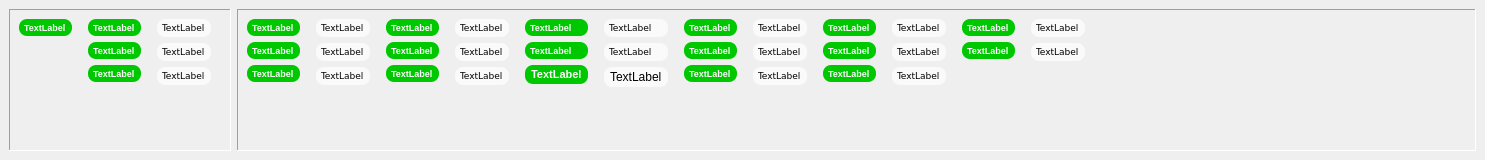
<?xml version="1.0" encoding="UTF-8"?>
<ui version="4.0">
 <class>DockResults</class>
 <widget class="QDockWidget" name="DockResults">
  <property name="geometry">
   <rect>
    <x>0</x>
    <y>0</y>
    <width>1485</width>
    <height>160</height>
   </rect>
  </property>
  <property name="sizePolicy">
   <sizepolicy hsizetype="Expanding" vsizetype="Expanding">
    <horstretch>0</horstretch>
    <verstretch>0</verstretch>
   </sizepolicy>
  </property>
  <property name="minimumSize">
   <size>
    <width>405</width>
    <height>100</height>
   </size>
  </property>
  <property name="maximumSize">
   <size>
    <width>524287</width>
    <height>524287</height>
   </size>
  </property>
  <property name="font">
   <font>
    <pointsize>7</pointsize>
   </font>
  </property>
  <property name="layoutDirection">
   <enum>Qt::LeftToRight</enum>
  </property>
  <property name="autoFillBackground">
   <bool>true</bool>
  </property>
  <property name="styleSheet">
   <string notr="true"/>
  </property>
  <property name="windowFilePath">
   <string notr="true"/>
  </property>
  <property name="allowedAreas">
   <set>Qt::BottomDockWidgetArea|Qt::TopDockWidgetArea</set>
  </property>
  <property name="windowTitle">
   <string>Valutazione effetti sull'occhio</string>
  </property>
  <widget class="QWidget" name="dockWidgetContents">
   <layout class="QGridLayout" name="gridLayout_3">
    <item row="0" column="0">
     <widget class="QFrame" name="conditionsFrame">
      <property name="frameShape">
       <enum>QFrame::Panel</enum>
      </property>
      <property name="frameShadow">
       <enum>QFrame::Sunken</enum>
      </property>
      <layout class="QGridLayout" name="gridLayout">
       <item row="0" column="0">
        <widget class="QLabel" name="conditions_Label">
         <property name="font">
          <font>
           <pointsize>7</pointsize>
           <weight>75</weight>
           <bold>true</bold>
          </font>
         </property>
         <property name="styleSheet">
          <string notr="true">QLabel {background-color: #00c800}
QLabel {color: #fafafa}
QLabel {border: 0px solid grey}
QLabel {border-radius: 8px}
QLabel {padding: 3px}
QLabel {margin-right: 10px}</string>
         </property>
         <property name="text">
          <string>TextLabel</string>
         </property>
        </widget>
       </item>
       <item row="1" column="0">
        <spacer name="verticalSpacer_11">
         <property name="orientation">
          <enum>Qt::Vertical</enum>
         </property>
         <property name="sizeHint" stdset="0">
          <size>
           <width>20</width>
           <height>32</height>
          </size>
         </property>
        </spacer>
       </item>
       <item row="0" column="2" rowspan="2">
        <layout class="QVBoxLayout" name="verticalLayout_22">
         <item>
          <widget class="QLabel" name="EMP_1st_Label">
           <property name="font">
            <font>
             <family>Verdana</family>
             <pointsize>7</pointsize>
             <weight>50</weight>
             <bold>false</bold>
            </font>
           </property>
           <property name="styleSheet">
            <string notr="true">QLabel {background-color: #fafafa}
QLabel {color: #000000}
QLabel {border: 0px solid grey}
QLabel {border-radius: 8px}
QLabel {padding: 3px}
QLabel {margin-right: 10px}</string>
           </property>
           <property name="text">
            <string>TextLabel</string>
           </property>
           <property name="alignment">
            <set>Qt::AlignLeading|Qt::AlignLeft|Qt::AlignVCenter</set>
           </property>
          </widget>
         </item>
         <item>
          <widget class="QLabel" name="EMP_2nd_Label">
           <property name="font">
            <font>
             <family>Verdana</family>
             <pointsize>7</pointsize>
             <weight>50</weight>
             <bold>false</bold>
            </font>
           </property>
           <property name="styleSheet">
            <string notr="true">QLabel {background-color: #fafafa}
QLabel {color: #000000}
QLabel {border: 0px solid grey}
QLabel {border-radius: 8px}
QLabel {padding: 3px}
QLabel {margin-right: 10px}</string>
           </property>
           <property name="text">
            <string>TextLabel</string>
           </property>
           <property name="alignment">
            <set>Qt::AlignLeading|Qt::AlignLeft|Qt::AlignVCenter</set>
           </property>
          </widget>
         </item>
         <item>
          <widget class="QLabel" name="EMP_3rd_Label">
           <property name="font">
            <font>
             <family>Verdana</family>
             <pointsize>7</pointsize>
             <weight>50</weight>
             <bold>false</bold>
            </font>
           </property>
           <property name="styleSheet">
            <string notr="true">QLabel {background-color: #fafafa}
QLabel {color: #000000}
QLabel {border: 0px solid grey}
QLabel {border-radius: 8px}
QLabel {padding: 3px}
QLabel {margin-right: 10px}</string>
           </property>
           <property name="text">
            <string>TextLabel</string>
           </property>
           <property name="alignment">
            <set>Qt::AlignLeading|Qt::AlignLeft|Qt::AlignVCenter</set>
           </property>
          </widget>
         </item>
         <item>
          <spacer name="verticalSpacer_22">
           <property name="orientation">
            <enum>Qt::Vertical</enum>
           </property>
           <property name="sizeHint" stdset="0">
            <size>
             <width>20</width>
             <height>40</height>
            </size>
           </property>
          </spacer>
         </item>
        </layout>
       </item>
       <item row="0" column="1" rowspan="2">
        <layout class="QVBoxLayout" name="verticalLayout_21">
         <item>
          <widget class="QLabel" name="tEMP_1st_Label">
           <property name="font">
            <font>
             <pointsize>7</pointsize>
             <weight>75</weight>
             <bold>true</bold>
            </font>
           </property>
           <property name="styleSheet">
            <string notr="true">QLabel {background-color: #00c800}
QLabel {color: #fafafa}
QLabel {border: 0px solid grey}
QLabel {border-radius: 8px}
QLabel {padding: 3px}
QLabel {margin-right: 10px}</string>
           </property>
           <property name="text">
            <string>TextLabel</string>
           </property>
          </widget>
         </item>
         <item>
          <widget class="QLabel" name="tEMP_2nd_Label">
           <property name="font">
            <font>
             <pointsize>7</pointsize>
             <weight>75</weight>
             <bold>true</bold>
            </font>
           </property>
           <property name="styleSheet">
            <string notr="true">QLabel {background-color: #00c800}
QLabel {color: #fafafa}
QLabel {border: 0px solid grey}
QLabel {border-radius: 8px}
QLabel {padding: 3px}
QLabel {margin-right: 10px}</string>
           </property>
           <property name="text">
            <string>TextLabel</string>
           </property>
          </widget>
         </item>
         <item>
          <widget class="QLabel" name="tEMP_3rd_Label">
           <property name="font">
            <font>
             <pointsize>7</pointsize>
             <weight>75</weight>
             <bold>true</bold>
            </font>
           </property>
           <property name="styleSheet">
            <string notr="true">QLabel {background-color: #00c800}
QLabel {color: #fafafa}
QLabel {border: 0px solid grey}
QLabel {border-radius: 8px}
QLabel {padding: 3px}
QLabel {margin-right: 10px}</string>
           </property>
           <property name="text">
            <string>TextLabel</string>
           </property>
          </widget>
         </item>
         <item>
          <spacer name="verticalSpacer_21">
           <property name="orientation">
            <enum>Qt::Vertical</enum>
           </property>
           <property name="sizeHint" stdset="0">
            <size>
             <width>20</width>
             <height>40</height>
            </size>
           </property>
          </spacer>
         </item>
        </layout>
       </item>
      </layout>
     </widget>
    </item>
    <item row="0" column="1">
     <widget class="QScrollArea" name="scrollArea">
      <property name="frameShape">
       <enum>QFrame::Panel</enum>
      </property>
      <property name="widgetResizable">
       <bool>true</bool>
      </property>
      <widget class="QWidget" name="scrollAreaWidgetContents">
       <property name="geometry">
        <rect>
         <x>0</x>
         <y>0</y>
         <width>1208</width>
         <height>118</height>
        </rect>
       </property>
       <layout class="QGridLayout" name="gridLayout_2">
        <item row="0" column="6">
         <layout class="QVBoxLayout" name="verticalLayout_7">
          <item>
           <widget class="QLabel" name="tOD_FilterLabel">
            <property name="font">
             <font>
              <pointsize>7</pointsize>
              <weight>75</weight>
              <bold>true</bold>
             </font>
            </property>
            <property name="styleSheet">
             <string notr="true">QLabel {background-color: #00c800}
QLabel {color: #fafafa}
QLabel {border: 0px solid grey}
QLabel {border-radius: 8px}
QLabel {padding: 3px}
QLabel {margin-right: 10px}</string>
            </property>
            <property name="text">
             <string>TextLabel</string>
            </property>
           </widget>
          </item>
          <item>
           <widget class="QLabel" name="tMeanPowerLabel">
            <property name="font">
             <font>
              <pointsize>7</pointsize>
              <weight>75</weight>
              <bold>true</bold>
             </font>
            </property>
            <property name="styleSheet">
             <string notr="true">QLabel {background-color: #00c800}
QLabel {color: #fafafa}
QLabel {border: 0px solid grey}
QLabel {border-radius: 8px}
QLabel {padding: 3px}
QLabel {margin-right: 10px}</string>
            </property>
            <property name="text">
             <string>TextLabel</string>
            </property>
           </widget>
          </item>
          <item>
           <widget class="QLabel" name="tPulseNumberLabel">
            <property name="font">
             <font>
              <pointsize>7</pointsize>
              <weight>75</weight>
              <bold>true</bold>
             </font>
            </property>
            <property name="styleSheet">
             <string notr="true">QLabel {background-color: #00c800}
QLabel {color: #fafafa}
QLabel {border: 0px solid grey}
QLabel {border-radius: 8px}
QLabel {padding: 3px}
QLabel {margin-right: 10px}</string>
            </property>
            <property name="text">
             <string>TextLabel</string>
            </property>
           </widget>
          </item>
          <item>
           <spacer name="verticalSpacer_7">
            <property name="orientation">
             <enum>Qt::Vertical</enum>
            </property>
            <property name="sizeHint" stdset="0">
             <size>
              <width>20</width>
              <height>40</height>
             </size>
            </property>
           </spacer>
          </item>
         </layout>
        </item>
        <item row="0" column="2">
         <layout class="QVBoxLayout" name="verticalLayout_3">
          <item>
           <widget class="QLabel" name="tEMP_Label">
            <property name="font">
             <font>
              <pointsize>7</pointsize>
              <weight>75</weight>
              <bold>true</bold>
             </font>
            </property>
            <property name="styleSheet">
             <string notr="true">QLabel {background-color: #00c800}
QLabel {color: #fafafa}
QLabel {border: 0px solid grey}
QLabel {border-radius: 8px}
QLabel {padding: 3px}
QLabel {margin-right: 10px}</string>
            </property>
            <property name="text">
             <string>TextLabel</string>
            </property>
           </widget>
          </item>
          <item>
           <widget class="QLabel" name="tExposureTimeLabel">
            <property name="font">
             <font>
              <pointsize>7</pointsize>
              <weight>75</weight>
              <bold>true</bold>
             </font>
            </property>
            <property name="styleSheet">
             <string notr="true">QLabel {background-color: #00c800}
QLabel {color: #fafafa}
QLabel {border: 0px solid grey}
QLabel {border-radius: 8px}
QLabel {padding: 3px}
QLabel {margin-right: 10px}</string>
            </property>
            <property name="text">
             <string>&lt;html&gt;&lt;head/&gt;&lt;body&gt;&lt;p&gt;TextLabel&lt;/p&gt;&lt;/body&gt;&lt;/html&gt;</string>
            </property>
           </widget>
          </item>
          <item>
           <widget class="QLabel" name="tminEMP_Label">
            <property name="font">
             <font>
              <pointsize>7</pointsize>
              <weight>75</weight>
              <bold>true</bold>
             </font>
            </property>
            <property name="styleSheet">
             <string notr="true">QLabel {background-color: #00c800}
QLabel {color: #fafafa}
QLabel {border: 0px solid grey}
QLabel {border-radius: 8px}
QLabel {padding: 3px}
QLabel {margin-right: 10px}</string>
            </property>
            <property name="text">
             <string>TextLabel</string>
            </property>
           </widget>
          </item>
          <item>
           <spacer name="verticalSpacer_3">
            <property name="orientation">
             <enum>Qt::Vertical</enum>
            </property>
            <property name="sizeHint" stdset="0">
             <size>
              <width>20</width>
              <height>40</height>
             </size>
            </property>
           </spacer>
          </item>
         </layout>
        </item>
        <item row="0" column="1">
         <layout class="QVBoxLayout" name="verticalLayout_2">
          <item>
           <widget class="QLabel" name="FormulaLabel">
            <property name="font">
             <font>
              <family>Verdana</family>
              <pointsize>7</pointsize>
              <weight>50</weight>
              <bold>false</bold>
             </font>
            </property>
            <property name="styleSheet">
             <string notr="true">QLabel {background-color: #fafafa}
QLabel {color: #000000}
QLabel {border: 0px solid grey}
QLabel {border-radius: 8px}
QLabel {padding: 3px}
QLabel {margin-right: 10px}</string>
            </property>
            <property name="text">
             <string>TextLabel</string>
            </property>
            <property name="alignment">
             <set>Qt::AlignLeading|Qt::AlignLeft|Qt::AlignVCenter</set>
            </property>
           </widget>
          </item>
          <item>
           <widget class="QLabel" name="NOHDLabel">
            <property name="font">
             <font>
              <family>Verdana</family>
              <pointsize>7</pointsize>
              <weight>50</weight>
              <bold>false</bold>
             </font>
            </property>
            <property name="styleSheet">
             <string notr="true">QLabel {background-color: #fafafa}
QLabel {color: #000000}
QLabel {border: 0px solid grey}
QLabel {border-radius: 8px}
QLabel {padding: 3px}
QLabel {margin-right: 10px}</string>
            </property>
            <property name="text">
             <string>TextLabel</string>
            </property>
            <property name="alignment">
             <set>Qt::AlignLeading|Qt::AlignLeft|Qt::AlignVCenter</set>
            </property>
           </widget>
          </item>
          <item>
           <widget class="QLabel" name="MeanIrradianceLabel">
            <property name="font">
             <font>
              <family>Verdana</family>
              <pointsize>7</pointsize>
              <weight>50</weight>
              <bold>false</bold>
             </font>
            </property>
            <property name="styleSheet">
             <string notr="true">QLabel {background-color: #fafafa}
QLabel {color: #000000}
QLabel {border: 0px solid grey}
QLabel {border-radius: 8px}
QLabel {padding: 3px}
QLabel {margin-right: 10px}</string>
            </property>
            <property name="text">
             <string>TextLabel</string>
            </property>
            <property name="alignment">
             <set>Qt::AlignLeading|Qt::AlignLeft|Qt::AlignVCenter</set>
            </property>
           </widget>
          </item>
          <item>
           <spacer name="verticalSpacer_2">
            <property name="orientation">
             <enum>Qt::Vertical</enum>
            </property>
            <property name="sizeHint" stdset="0">
             <size>
              <width>20</width>
              <height>40</height>
             </size>
            </property>
           </spacer>
          </item>
         </layout>
        </item>
        <item row="0" column="4">
         <layout class="QVBoxLayout" name="verticalLayout_5">
          <item>
           <widget class="QLabel" name="tPowerErgLabel">
            <property name="font">
             <font>
              <pointsize>7</pointsize>
              <weight>75</weight>
              <bold>true</bold>
             </font>
            </property>
            <property name="styleSheet">
             <string notr="true">QLabel {background-color: #00c800}
QLabel {color: #fafafa}
QLabel {border: 0px solid grey}
QLabel {border-radius: 8px}
QLabel {padding: 3px}
QLabel {margin-right: 10px}</string>
            </property>
            <property name="text">
             <string>TextLabel</string>
            </property>
           </widget>
          </item>
          <item>
           <widget class="QLabel" name="tCP_Label">
            <property name="font">
             <font>
              <pointsize>7</pointsize>
              <weight>75</weight>
              <bold>true</bold>
             </font>
            </property>
            <property name="styleSheet">
             <string notr="true">QLabel {background-color: #00c800}
QLabel {color: #fafafa}
QLabel {border: 0px solid grey}
QLabel {border-radius: 8px}
QLabel {padding: 3px}
QLabel {margin-right: 10px}</string>
            </property>
            <property name="text">
             <string>TextLabel</string>
            </property>
           </widget>
          </item>
          <item>
           <widget class="QLabel" name="tTimeBase_Label">
            <property name="font">
             <font>
              <pointsize>8</pointsize>
              <weight>75</weight>
              <bold>true</bold>
             </font>
            </property>
            <property name="styleSheet">
             <string notr="true">QLabel {background-color: #00c800}
QLabel {color: #fafafa}
QLabel {border: 0px solid grey}
QLabel {border-radius: 8px}
QLabel {padding: 3px}
QLabel {margin-right: 10px}</string>
            </property>
            <property name="text">
             <string>TextLabel</string>
            </property>
           </widget>
          </item>
          <item>
           <spacer name="verticalSpacer_5">
            <property name="orientation">
             <enum>Qt::Vertical</enum>
            </property>
            <property name="sizeHint" stdset="0">
             <size>
              <width>20</width>
              <height>40</height>
             </size>
            </property>
           </spacer>
          </item>
         </layout>
        </item>
        <item row="0" column="0">
         <layout class="QVBoxLayout" name="verticalLayout">
          <item>
           <widget class="QLabel" name="tFormulaLabel">
            <property name="font">
             <font>
              <pointsize>7</pointsize>
              <weight>75</weight>
              <bold>true</bold>
             </font>
            </property>
            <property name="styleSheet">
             <string notr="true">QLabel {background-color: #00c800}
QLabel {color: #fafafa}
QLabel {border: 0px solid grey}
QLabel {border-radius: 8px}
QLabel {padding: 3px}
QLabel {margin-right: 10px}</string>
            </property>
            <property name="text">
             <string>TextLabel</string>
            </property>
           </widget>
          </item>
          <item>
           <widget class="QLabel" name="tNOHDLabel">
            <property name="font">
             <font>
              <pointsize>7</pointsize>
              <weight>75</weight>
              <bold>true</bold>
             </font>
            </property>
            <property name="styleSheet">
             <string notr="true">QLabel {background-color: #00c800}
QLabel {color: #fafafa}
QLabel {border: 0px solid grey}
QLabel {border-radius: 8px}
QLabel {padding: 3px}
QLabel {margin-right: 10px}</string>
            </property>
            <property name="text">
             <string>TextLabel</string>
            </property>
           </widget>
          </item>
          <item>
           <widget class="QLabel" name="tMeanIrradianceLabel">
            <property name="font">
             <font>
              <pointsize>7</pointsize>
              <weight>75</weight>
              <bold>true</bold>
             </font>
            </property>
            <property name="styleSheet">
             <string notr="true">QLabel {background-color: #00c800}
QLabel {color: #fafafa}
QLabel {border: 0px solid grey}
QLabel {border-radius: 8px}
QLabel {padding: 3px}
QLabel {margin-right: 10px}</string>
            </property>
            <property name="text">
             <string>TextLabel</string>
            </property>
           </widget>
          </item>
          <item>
           <spacer name="verticalSpacer">
            <property name="orientation">
             <enum>Qt::Vertical</enum>
            </property>
            <property name="sizeHint" stdset="0">
             <size>
              <width>20</width>
              <height>40</height>
             </size>
            </property>
           </spacer>
          </item>
         </layout>
        </item>
        <item row="0" column="9">
         <layout class="QVBoxLayout" name="verticalLayout_10">
          <item>
           <widget class="QLabel" name="FormulaMP_Label">
            <property name="font">
             <font>
              <family>Verdana</family>
              <pointsize>7</pointsize>
              <weight>50</weight>
              <bold>false</bold>
             </font>
            </property>
            <property name="styleSheet">
             <string notr="true">QLabel {background-color: #fafafa}
QLabel {color: #000000}
QLabel {border: 0px solid grey}
QLabel {border-radius: 8px}
QLabel {padding: 3px}
QLabel {margin-right: 10px}</string>
            </property>
            <property name="text">
             <string>TextLabel</string>
            </property>
            <property name="alignment">
             <set>Qt::AlignLeading|Qt::AlignLeft|Qt::AlignVCenter</set>
            </property>
           </widget>
          </item>
          <item>
           <widget class="QLabel" name="ThermalEMP_Label">
            <property name="font">
             <font>
              <family>Verdana</family>
              <pointsize>7</pointsize>
              <weight>50</weight>
              <bold>false</bold>
             </font>
            </property>
            <property name="styleSheet">
             <string notr="true">QLabel {background-color: #fafafa}
QLabel {color: #000000}
QLabel {border: 0px solid grey}
QLabel {border-radius: 8px}
QLabel {padding: 3px}
QLabel {margin-right: 10px}</string>
            </property>
            <property name="text">
             <string>TextLabel</string>
            </property>
            <property name="alignment">
             <set>Qt::AlignLeading|Qt::AlignLeft|Qt::AlignVCenter</set>
            </property>
           </widget>
          </item>
          <item>
           <widget class="QLabel" name="CountingLabel">
            <property name="font">
             <font>
              <family>Verdana</family>
              <pointsize>7</pointsize>
              <weight>50</weight>
              <bold>false</bold>
             </font>
            </property>
            <property name="styleSheet">
             <string notr="true">QLabel {background-color: #fafafa}
QLabel {color: #000000}
QLabel {border: 0px solid grey}
QLabel {border-radius: 8px}
QLabel {padding: 3px}
QLabel {margin-right: 10px}</string>
            </property>
            <property name="text">
             <string>TextLabel</string>
            </property>
           </widget>
          </item>
          <item>
           <spacer name="verticalSpacer_10">
            <property name="orientation">
             <enum>Qt::Vertical</enum>
            </property>
            <property name="sizeHint" stdset="0">
             <size>
              <width>20</width>
              <height>40</height>
             </size>
            </property>
           </spacer>
          </item>
         </layout>
        </item>
        <item row="0" column="7">
         <layout class="QVBoxLayout" name="verticalLayout_8">
          <item>
           <widget class="QLabel" name="OD_FilterLabel">
            <property name="font">
             <font>
              <family>Verdana</family>
              <pointsize>7</pointsize>
              <weight>50</weight>
              <bold>false</bold>
             </font>
            </property>
            <property name="styleSheet">
             <string notr="true">QLabel {background-color: #fafafa}
QLabel {color: #000000}
QLabel {border: 0px solid grey}
QLabel {border-radius: 8px}
QLabel {padding: 3px}
QLabel {margin-right: 10px}</string>
            </property>
            <property name="text">
             <string>TextLabel</string>
            </property>
            <property name="alignment">
             <set>Qt::AlignLeading|Qt::AlignLeft|Qt::AlignVCenter</set>
            </property>
           </widget>
          </item>
          <item>
           <widget class="QLabel" name="MeanPowerLabel">
            <property name="font">
             <font>
              <family>Verdana</family>
              <pointsize>7</pointsize>
              <weight>50</weight>
              <bold>false</bold>
             </font>
            </property>
            <property name="styleSheet">
             <string notr="true">QLabel {background-color: #fafafa}
QLabel {color: #000000}
QLabel {border: 0px solid grey}
QLabel {border-radius: 8px}
QLabel {padding: 3px}
QLabel {margin-right: 10px}</string>
            </property>
            <property name="text">
             <string>TextLabel</string>
            </property>
            <property name="alignment">
             <set>Qt::AlignLeading|Qt::AlignLeft|Qt::AlignVCenter</set>
            </property>
           </widget>
          </item>
          <item>
           <widget class="QLabel" name="PulseNumberLabel">
            <property name="font">
             <font>
              <family>Verdana</family>
              <pointsize>7</pointsize>
              <weight>50</weight>
              <bold>false</bold>
             </font>
            </property>
            <property name="styleSheet">
             <string notr="true">QLabel {background-color: #fafafa}
QLabel {color: #000000}
QLabel {border: 0px solid grey}
QLabel {border-radius: 8px}
QLabel {padding: 3px}
QLabel {margin-right: 10px}</string>
            </property>
            <property name="text">
             <string>TextLabel</string>
            </property>
           </widget>
          </item>
          <item>
           <spacer name="verticalSpacer_8">
            <property name="orientation">
             <enum>Qt::Vertical</enum>
            </property>
            <property name="sizeHint" stdset="0">
             <size>
              <width>20</width>
              <height>40</height>
             </size>
            </property>
           </spacer>
          </item>
         </layout>
        </item>
        <item row="0" column="3">
         <layout class="QVBoxLayout" name="verticalLayout_4">
          <item>
           <widget class="QLabel" name="EMP_Label">
            <property name="font">
             <font>
              <family>Verdana</family>
              <pointsize>7</pointsize>
              <weight>50</weight>
              <bold>false</bold>
             </font>
            </property>
            <property name="styleSheet">
             <string notr="true">QLabel {background-color: #fafafa}
QLabel {color: #000000}
QLabel {border: 0px solid grey}
QLabel {border-radius: 8px}
QLabel {padding: 3px}
QLabel {margin-right: 10px}</string>
            </property>
            <property name="text">
             <string>TextLabel</string>
            </property>
            <property name="alignment">
             <set>Qt::AlignLeading|Qt::AlignLeft|Qt::AlignVCenter</set>
            </property>
           </widget>
          </item>
          <item>
           <widget class="QLabel" name="ExposureTimeLabel">
            <property name="font">
             <font>
              <family>Verdana</family>
              <pointsize>7</pointsize>
              <weight>50</weight>
              <bold>false</bold>
             </font>
            </property>
            <property name="styleSheet">
             <string notr="true">QLabel {background-color: #fafafa}
QLabel {color: #000000}
QLabel {border: 0px solid grey}
QLabel {border-radius: 8px}
QLabel {padding: 3px}
QLabel {margin-right: 10px}</string>
            </property>
            <property name="text">
             <string>TextLabel</string>
            </property>
           </widget>
          </item>
          <item>
           <widget class="QLabel" name="minEMP_Label">
            <property name="font">
             <font>
              <family>Verdana</family>
              <pointsize>7</pointsize>
              <weight>50</weight>
              <bold>false</bold>
             </font>
            </property>
            <property name="styleSheet">
             <string notr="true">QLabel {background-color: #fafafa}
QLabel {color: #000000}
QLabel {border: 0px solid grey}
QLabel {border-radius: 8px}
QLabel {padding: 3px}
QLabel {margin-right: 10px}</string>
            </property>
            <property name="text">
             <string>TextLabel</string>
            </property>
            <property name="alignment">
             <set>Qt::AlignLeading|Qt::AlignLeft|Qt::AlignVCenter</set>
            </property>
           </widget>
          </item>
          <item>
           <spacer name="verticalSpacer_4">
            <property name="orientation">
             <enum>Qt::Vertical</enum>
            </property>
            <property name="sizeHint" stdset="0">
             <size>
              <width>20</width>
              <height>40</height>
             </size>
            </property>
           </spacer>
          </item>
         </layout>
        </item>
        <item row="0" column="12">
         <spacer name="horizontalSpacer">
          <property name="orientation">
           <enum>Qt::Horizontal</enum>
          </property>
          <property name="sizeHint" stdset="0">
           <size>
            <width>785</width>
            <height>20</height>
           </size>
          </property>
         </spacer>
        </item>
        <item row="0" column="5">
         <layout class="QVBoxLayout" name="verticalLayout_6">
          <item>
           <widget class="QLabel" name="PowerErgLabel">
            <property name="font">
             <font>
              <family>Verdana</family>
              <pointsize>7</pointsize>
              <weight>50</weight>
              <bold>false</bold>
             </font>
            </property>
            <property name="styleSheet">
             <string notr="true">QLabel {background-color: #fafafa}
QLabel {color: #000000}
QLabel {border: 0px solid grey}
QLabel {border-radius: 8px}
QLabel {padding: 3px}
QLabel {margin-right: 10px}</string>
            </property>
            <property name="text">
             <string>TextLabel</string>
            </property>
            <property name="alignment">
             <set>Qt::AlignLeading|Qt::AlignLeft|Qt::AlignVCenter</set>
            </property>
           </widget>
          </item>
          <item>
           <widget class="QLabel" name="CP_Label">
            <property name="font">
             <font>
              <family>Verdana</family>
              <pointsize>7</pointsize>
              <weight>50</weight>
              <bold>false</bold>
             </font>
            </property>
            <property name="styleSheet">
             <string notr="true">QLabel {background-color: #fafafa}
QLabel {color: #000000}
QLabel {border: 0px solid grey}
QLabel {border-radius: 8px}
QLabel {padding: 3px}
QLabel {margin-right: 10px}</string>
            </property>
            <property name="text">
             <string>TextLabel</string>
            </property>
            <property name="alignment">
             <set>Qt::AlignLeading|Qt::AlignLeft|Qt::AlignVCenter</set>
            </property>
           </widget>
          </item>
          <item>
           <widget class="QLabel" name="timeBase_Label">
            <property name="styleSheet">
             <string notr="true">QLabel {background-color: #fafafa}
QLabel {color: #000000}
QLabel {border: 0px solid grey}
QLabel {border-radius: 8px}
QLabel {padding: 3px}
QLabel {margin-right: 10px}</string>
            </property>
            <property name="text">
             <string>TextLabel</string>
            </property>
           </widget>
          </item>
          <item>
           <spacer name="verticalSpacer_6">
            <property name="orientation">
             <enum>Qt::Vertical</enum>
            </property>
            <property name="sizeHint" stdset="0">
             <size>
              <width>20</width>
              <height>40</height>
             </size>
            </property>
           </spacer>
          </item>
         </layout>
        </item>
        <item row="0" column="8">
         <layout class="QVBoxLayout" name="verticalLayout_9">
          <item>
           <widget class="QLabel" name="tFormulaMP_Label">
            <property name="font">
             <font>
              <pointsize>7</pointsize>
              <weight>75</weight>
              <bold>true</bold>
             </font>
            </property>
            <property name="styleSheet">
             <string notr="true">QLabel {background-color: #00c800}
QLabel {color: #fafafa}
QLabel {border: 0px solid grey}
QLabel {border-radius: 8px}
QLabel {padding: 3px}
QLabel {margin-right: 10px}</string>
            </property>
            <property name="text">
             <string>TextLabel</string>
            </property>
           </widget>
          </item>
          <item>
           <widget class="QLabel" name="tThermalEMP_Label">
            <property name="font">
             <font>
              <pointsize>7</pointsize>
              <weight>75</weight>
              <bold>true</bold>
             </font>
            </property>
            <property name="styleSheet">
             <string notr="true">QLabel {background-color: #00c800}
QLabel {color: #fafafa}
QLabel {border: 0px solid grey}
QLabel {border-radius: 8px}
QLabel {padding: 3px}
QLabel {margin-right: 10px}</string>
            </property>
            <property name="text">
             <string>TextLabel</string>
            </property>
           </widget>
          </item>
          <item>
           <widget class="QLabel" name="tCountingLabel">
            <property name="font">
             <font>
              <pointsize>7</pointsize>
              <weight>75</weight>
              <bold>true</bold>
             </font>
            </property>
            <property name="styleSheet">
             <string notr="true">QLabel {background-color: #00c800}
QLabel {color: #fafafa}
QLabel {border: 0px solid grey}
QLabel {border-radius: 8px}
QLabel {padding: 3px}
QLabel {margin-right: 10px}</string>
            </property>
            <property name="text">
             <string>TextLabel</string>
            </property>
           </widget>
          </item>
          <item>
           <spacer name="verticalSpacer_9">
            <property name="orientation">
             <enum>Qt::Vertical</enum>
            </property>
            <property name="sizeHint" stdset="0">
             <size>
              <width>20</width>
              <height>40</height>
             </size>
            </property>
           </spacer>
          </item>
         </layout>
        </item>
        <item row="0" column="10">
         <layout class="QVBoxLayout" name="verticalLayout_11">
          <item>
           <widget class="QLabel" name="tEMP_MP_Label">
            <property name="font">
             <font>
              <pointsize>7</pointsize>
              <weight>75</weight>
              <bold>true</bold>
             </font>
            </property>
            <property name="styleSheet">
             <string notr="true">QLabel {background-color: #00c800}
QLabel {color: #fafafa}
QLabel {border: 0px solid grey}
QLabel {border-radius: 8px}
QLabel {padding: 3px}
QLabel {margin-right: 10px}</string>
            </property>
            <property name="text">
             <string>TextLabel</string>
            </property>
           </widget>
          </item>
          <item>
           <widget class="QLabel" name="tOD_MeanFilterLabel">
            <property name="font">
             <font>
              <pointsize>7</pointsize>
              <weight>75</weight>
              <bold>true</bold>
             </font>
            </property>
            <property name="styleSheet">
             <string notr="true">QLabel {background-color: #00c800}
QLabel {color: #fafafa}
QLabel {border: 0px solid grey}
QLabel {border-radius: 8px}
QLabel {padding: 3px}
QLabel {margin-right: 10px}</string>
            </property>
            <property name="text">
             <string>TextLabel</string>
            </property>
           </widget>
          </item>
          <item>
           <spacer name="verticalSpacer_12">
            <property name="orientation">
             <enum>Qt::Vertical</enum>
            </property>
            <property name="sizeHint" stdset="0">
             <size>
              <width>20</width>
              <height>40</height>
             </size>
            </property>
           </spacer>
          </item>
         </layout>
        </item>
        <item row="0" column="11">
         <layout class="QVBoxLayout" name="verticalLayout_13">
          <item>
           <widget class="QLabel" name="EMP_MP_Label">
            <property name="font">
             <font>
              <family>Verdana</family>
              <pointsize>7</pointsize>
              <weight>50</weight>
              <bold>false</bold>
             </font>
            </property>
            <property name="styleSheet">
             <string notr="true">QLabel {background-color: #fafafa}
QLabel {color: #000000}
QLabel {border: 0px solid grey}
QLabel {border-radius: 8px}
QLabel {padding: 3px}
QLabel {margin-right: 10px}</string>
            </property>
            <property name="text">
             <string>TextLabel</string>
            </property>
            <property name="alignment">
             <set>Qt::AlignLeading|Qt::AlignLeft|Qt::AlignVCenter</set>
            </property>
           </widget>
          </item>
          <item>
           <widget class="QLabel" name="OD_MeanFilterLabel">
            <property name="font">
             <font>
              <family>Verdana</family>
              <pointsize>7</pointsize>
              <weight>50</weight>
              <bold>false</bold>
             </font>
            </property>
            <property name="styleSheet">
             <string notr="true">QLabel {background-color: #fafafa}
QLabel {color: #000000}
QLabel {border: 0px solid grey}
QLabel {border-radius: 8px}
QLabel {padding: 3px}
QLabel {margin-right: 10px}</string>
            </property>
            <property name="text">
             <string>TextLabel</string>
            </property>
            <property name="alignment">
             <set>Qt::AlignLeading|Qt::AlignLeft|Qt::AlignVCenter</set>
            </property>
           </widget>
          </item>
          <item>
           <spacer name="verticalSpacer_14">
            <property name="orientation">
             <enum>Qt::Vertical</enum>
            </property>
            <property name="sizeHint" stdset="0">
             <size>
              <width>20</width>
              <height>40</height>
             </size>
            </property>
           </spacer>
          </item>
         </layout>
        </item>
       </layout>
      </widget>
     </widget>
    </item>
   </layout>
  </widget>
 </widget>
 <resources/>
 <connections/>
</ui>
